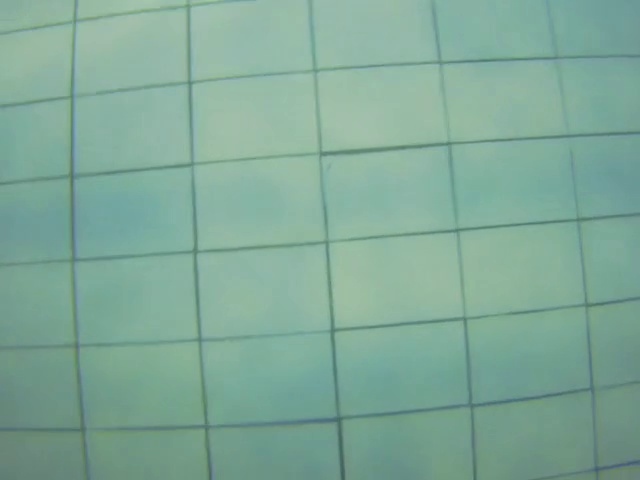
//> input picture images/frame_0.jpg, 640 x 480 px, given in place of bottom__10.avi, which was not available
$ ./main   (built with g++ and OpenCV 4)
//> lines starting //> are read from the running program, lines starting //| are printed output that depends on the picture; after the words box and inside, x2 and y2 are one past the last pixel; in counts of white or black regions, pixels touching at a corner belong together; pictures that were not available may be replaced by others from this repository, and a replacement may not be noted
#include <iostream>
#include <string>
#include "opencv2/core.hpp"
#include "opencv2/imgproc.hpp"
#include "opencv2/videoio.hpp"
#include "opencv2/highgui.hpp"

using namespace std;
using namespace cv;

float angle = 0;
int quartcircle = 0;

const float delta_theta = 0.35; // костанта для тетта
const float delta_rho = 20; // костанта для ро

void imgProc(Mat img);
float findVertical(Mat img);
void angleVar(float cur, float* prev, int* semi);

int main()
{
    //вывод видео
    Mat frame;
    float angle;
    string angle_text;

    VideoCapture capture("/home/vladushked/Documents/code/hydronautics/videos/bottom__10.avi");
    namedWindow("video", WINDOW_AUTOSIZE);

    for (;;) {

        capture.read(frame); //read frame
//> frame is the input picture: 480 rows x 640 cols, CV_8UC3; mean B, G, R 152, 169, 128
        cvtColor(frame,frame,COLOR_BGR2GRAY); // frame color to grayscale
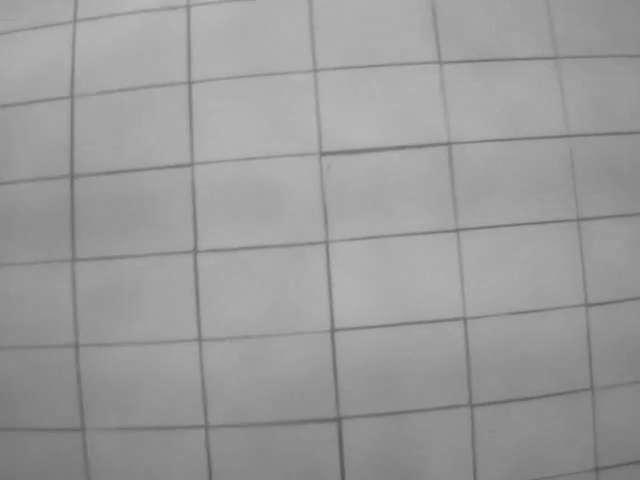
//> frame: 480 rows x 640 cols, CV_8UC1; min 86, max 185, mean 154.8
        if (frame.empty()){ //check if frame empty
            cerr << "Empty frame!";
        }
        imgProc(frame); //image processing
        //vertical
        //angle_text = std::to_string(findVertical(frame) * 180 / CV_PI);
        //putText(frame,angle_text,Point(10,110),CV_FONT_NORMAL,1,255);
        //global angle
        angleVar(findVertical(frame), &angle, &quartcircle);
        angle_text = std::to_string(angle * 180 / CV_PI + quartcircle * 90);
        putText(frame,std::to_string(angle * 180 / CV_PI),Point(10,30),CV_FONT_NORMAL,1,255);
        putText(frame,std::to_string(quartcircle*45),Point(10,70),CV_FONT_NORMAL,1,255);
        putText(frame,angle_text,Point(10,110),CV_FONT_NORMAL,1,255);

        imshow("video",frame);
        waitKey(0);
    }
    return 0;
}

void imgProc(Mat img) //обработка изображения
{
    blur(img, img, Size(9,9));
    adaptiveThreshold(img, img, 255, ADAPTIVE_THRESH_MEAN_C, cv::THRESH_BINARY, 15, 2);
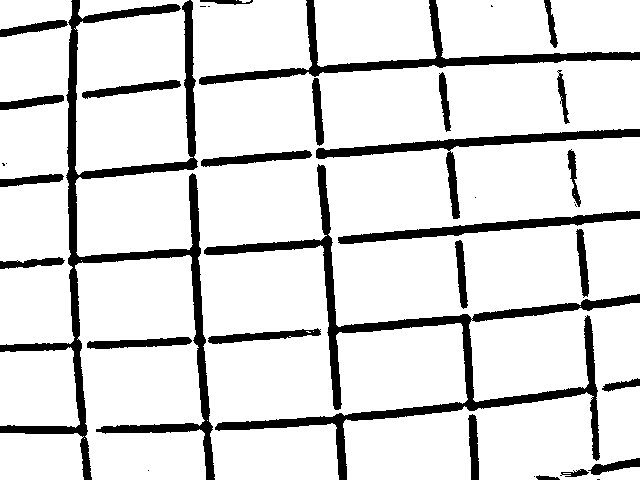
//> img: 480 rows x 640 cols, CV_8UC1; 86.3% white; 37 black regions (11 under 20 px), largest, box (x1, y1, x2, y2) and area: (0, 0, 215, 480) 12043, (204, 164, 640, 480) 10468, (199, 0, 640, 85) 4478
    Canny( img, img, 200, 600, 3);
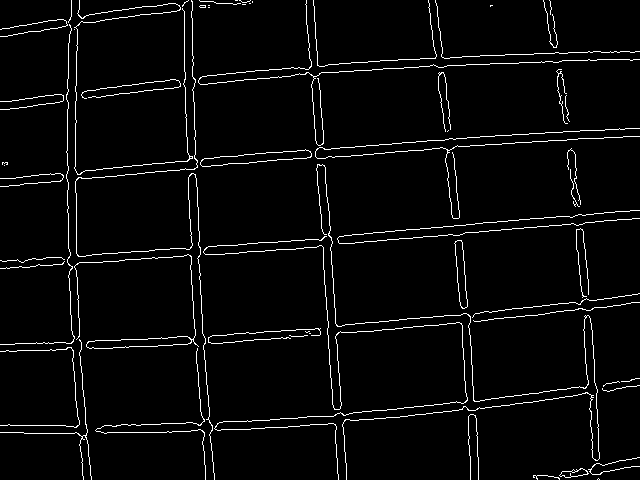
//> img: 480 rows x 640 cols, CV_8UC1; 3.6% white in thin lines or dots
}

float findVertical(Mat img)
{
    vector<float> temp_theta;
    vector<Vec2f> lines;
    float average_sum = 0, average = 0, vertical = 0, l_corn_theta, r_corn_theta;
    int average_counter = 0;

    HoughLines(img, lines, 1, CV_PI/180, 100);
//> lines = 80 lines (rho, theta), first 12: [264, 1.48], [-312, 3.07], [272, 1.48], [-304, 3.07], [260, 1.5], [179, 1.5], [353, 1.48], [268, 1.5], [185, 1.48], [177, 1.48], [170, 1.5], [-190, 3.11]

    for (size_t i = 0; i < lines.size(); i++){ // находим линию не близкую к границам
        l_corn_theta = lines[i][1] - delta_theta; //дельты ро и тета
        r_corn_theta = lines[i][1] + delta_theta;
        //проверка на выход за границы
        if ((l_corn_theta < 0) | (r_corn_theta > CV_PI)) continue;
        else break;
    }
//> this loop made 1 pass
//> (l_corn_theta, r_corn_theta) on pass 1: (1.13, 1.83)

    for (size_t i = 0; i < lines.size(); i++){
        float theta = lines[i][1]; // текущие значения
        if ((theta > l_corn_theta) and (theta < r_corn_theta)){
            temp_theta.push_back(theta);
            average_sum += theta;
            average_counter++;
        }
    }
//> this loop made 80 passes
//> (theta, average_sum) on passes 1, 3, 5, 6, 7, 8, 9, 10, 11, 13, 14, 15: (1.48, 1.48), (1.48, 2.97), (1.5, 4.47), (1.5, 5.97), (1.48, 7.45), (1.5, 8.95), (1.48, 10.44), (1.48, 11.92), (1.5, 13.42), (1.52, 14.94), (1.47, 16.41), (1.47, 17.87)
//> theta on passes 2, 4, 12, 17, 19, 22: 3.07, 3.07, 3.11, 3.11, 3.07, 3.04
//> after the loop, average_sum = 76.13; average_counter = 51
    average = average_sum/average_counter; //average
//> average = 1.49
    if ((average > 0.785) and (average < 2.356)) vertical = average - CV_PI/2; // проверка на вертикальность
//> vertical = -0.078
    else if (average > 2.356) vertical = average - CV_PI;
    else vertical = average;

    return vertical;
}

void angleVar(float cur, float* prev, int* quart)
{
//> called with cur = -0.078
    if (((cur > 0) & (*prev > 0)) | ((cur < 0) & (*prev < 0))){
        *prev = cur;
    }
    else{
        float delta = cur - *prev;
//> delta = -0.078
//> in main, `angleVar(findVertical(frame), &angle, &quartcircle);`: quartcircle = 0
//> in main, `angle_text = std::to_string(angle * 180 / CV_PI + quartcircle * 90);`: angle_text = "-4.470589"
//> in main, `putText(frame,std::to_string(quartcircle*45),Point(10,70),CV_FONT_NORM..`: frame: 480 rows x 640 cols, CV_8UC1; 3.9% white in thin lines or dots
//> in main, `putText(frame,angle_text,Point(10,110),CV_FONT_NORMAL,1,255);`:
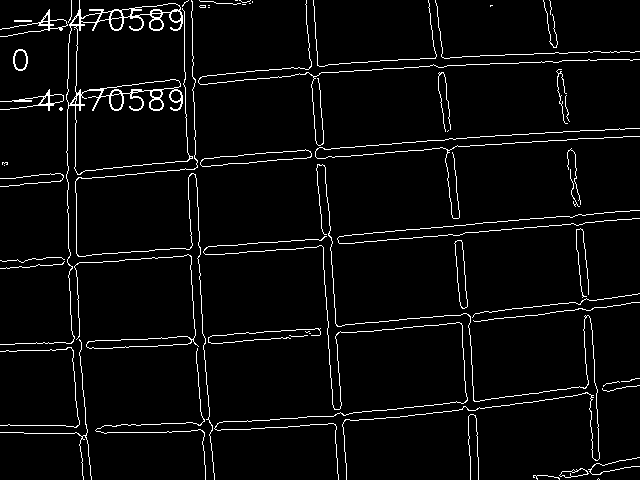
//> frame: 480 rows x 640 cols, CV_8UC1; 4.1% white in thin lines or dots
        if (fabs(delta) < 0.35) *prev = cur;
        else if (delta > 0){
            *prev = cur;
            *quart -= 1;
        }
        else{
            *prev = cur;
            *quart += 1;
        }
    }
}

$ run again, on images/frame_1.jpg
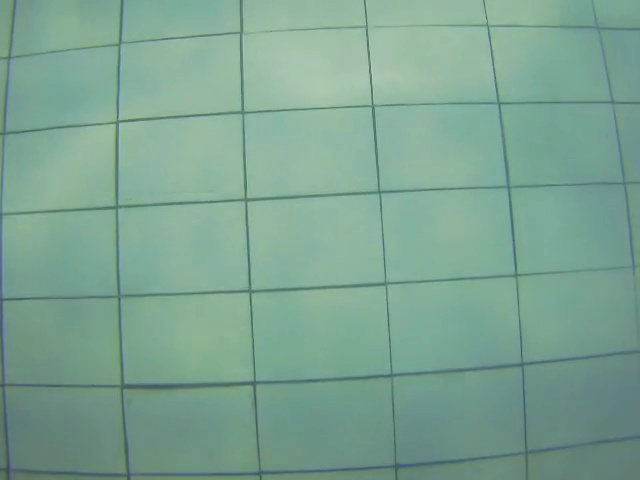
//> input picture images/frame_1.jpg, 640 x 480 px, given in place of bottom__10.avi, which was not available
//> frame is the input picture: 480 rows x 640 cols, CV_8UC3; mean B, G, R 146, 163.5, 124.3
//> in imgProc, `adaptiveThreshold(img, img, 255, ADAPTIVE_THRESH_MEAN_C, cv::THRESH_BI..`:
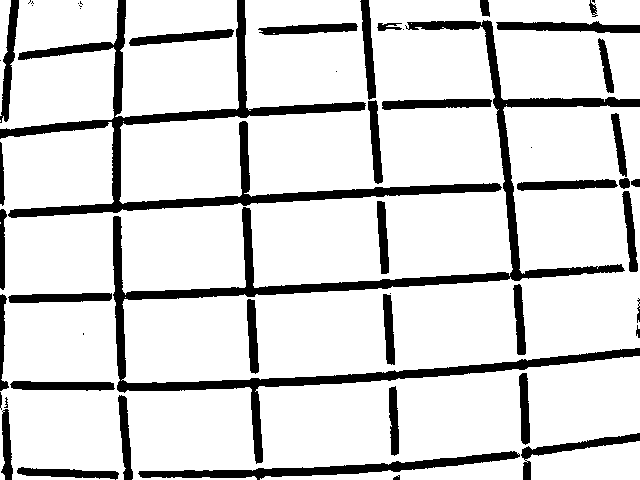
//> img: 480 rows x 640 cols, CV_8UC1; 84.6% white; 53 black regions (14 under 20 px), largest, box (x1, y1, x2, y2) and area: (113, 20, 640, 464) 14841, (0, 0, 502, 218) 11040, (138, 451, 520, 480) 2985
//> lines = 103 lines (rho, theta), first 12: [207, 1.52], [216, 1.52], [295, 1.54], [208, 1.54], [303, 1.54], [-360, 3.07], [298, 1.52], [-368, 3.07], [106, 1.57], [120, 1.52], [412, 1.47], [313, 1.5]
//> the loop in findVertical, `for (size_t i = 0; i < lines.size(); i++)` made 1 pass
//> (l_corn_theta, r_corn_theta) on pass 1: (1.17, 1.87)
//> the loop in findVertical, `for (size_t i = 0; i < lines.size(); i++)` made 103 passes
//> (theta, average_sum) on passes 1, 2, 3, 4, 5, 7, 9, 10: (1.52, 1.52), (1.52, 3.04), (1.54, 4.57), (1.54, 6.11), (1.54, 7.64), (1.52, 9.16), (1.57, 10.73), (1.52, 12.25)
//> after the loop in findVertical, `for (size_t i = 0; i < lines.size(); i++)`: average_sum = 103.5; average_counter = 68
//> average = 1.52
//> vertical = -0.0483
//> quartcircle = 0
//> angle_text = "-2.764708"
//> `putText(frame,angle_text,Point(10,110),CV_FONT_NORMAL,1,255);`:
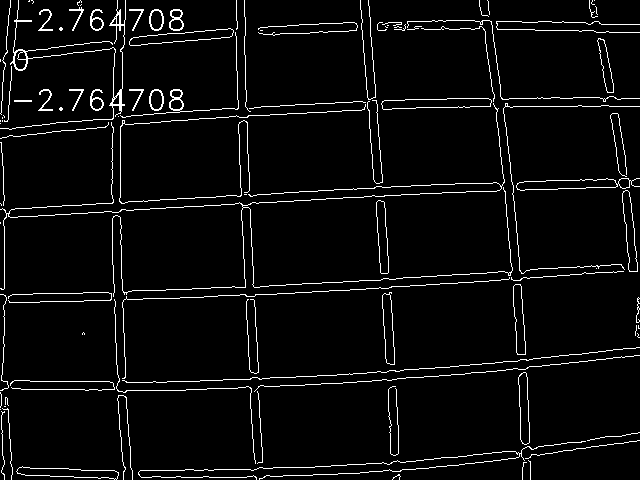
//> frame: 480 rows x 640 cols, CV_8UC1; 4.5% white in thin lines or dots

$ run again, on images/frame_10.jpg
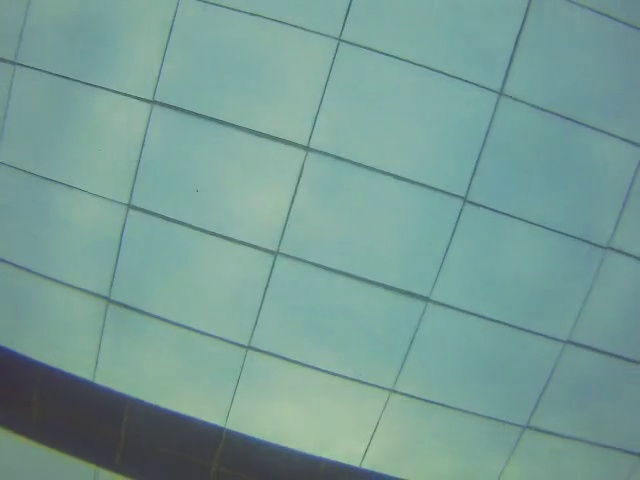
//> input picture images/frame_10.jpg, 640 x 480 px, given in place of bottom__10.avi, which was not available
//> frame is the input picture: 480 rows x 640 cols, CV_8UC3; mean B, G, R 149.8, 156.6, 118.7
//> in imgProc, `adaptiveThreshold(img, img, 255, ADAPTIVE_THRESH_MEAN_C, cv::THRESH_BI..`:
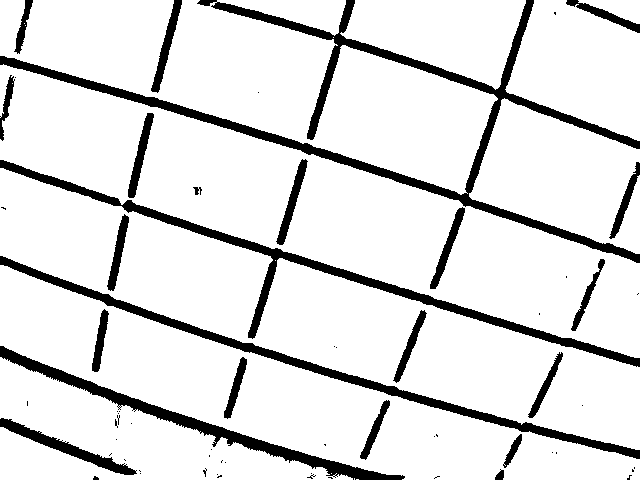
//> img: 480 rows x 640 cols, CV_8UC1; 87.8% white; 65 black regions (42 under 20 px), largest, box (x1, y1, x2, y2) and area: (0, 0, 640, 263) 11702, (0, 160, 640, 367) 6072, (0, 256, 640, 459) 5397
//> lines = 54 lines (rho, theta), first 12: [157, 1.87], [165, 1.87], [152, 1.88], [52, 1.85], [60, 1.85], [56, 1.87], [48, 1.87], [334, 0.3], [342, 0.3], [263, 1.85], [255, 1.87], [-79, 1.92]
//> the loop in findVertical, `for (size_t i = 0; i < lines.size(); i++)` made 1 pass
//> (l_corn_theta, r_corn_theta) on pass 1: (1.52, 2.22)
//> the loop in findVertical, `for (size_t i = 0; i < lines.size(); i++)` made 54 passes
//> (theta, average_sum) on passes 1, 2, 3, 4, 5, 6, 7, 10: (1.87, 1.87), (1.87, 3.74), (1.88, 5.62), (1.85, 7.47), (1.85, 9.32), (1.87, 11.19), (1.87, 13.06), (1.85, 14.91)
//> after the loop in findVertical, `for (size_t i = 0; i < lines.size(); i++)`: average_sum = 69.31; average_counter = 37
//> average = 1.87
//> vertical = 0.302
//> quartcircle = 0
//> angle_text = "17.324332"
//> `putText(frame,angle_text,Point(10,110),CV_FONT_NORMAL,1,255);`:
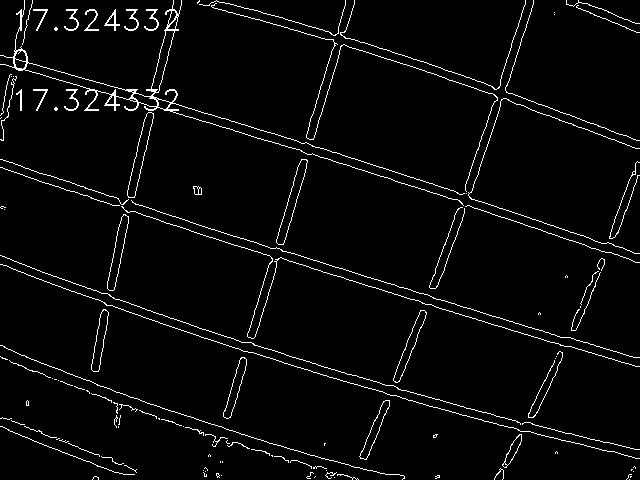
//> frame: 480 rows x 640 cols, CV_8UC1; 3.5% white in thin lines or dots
